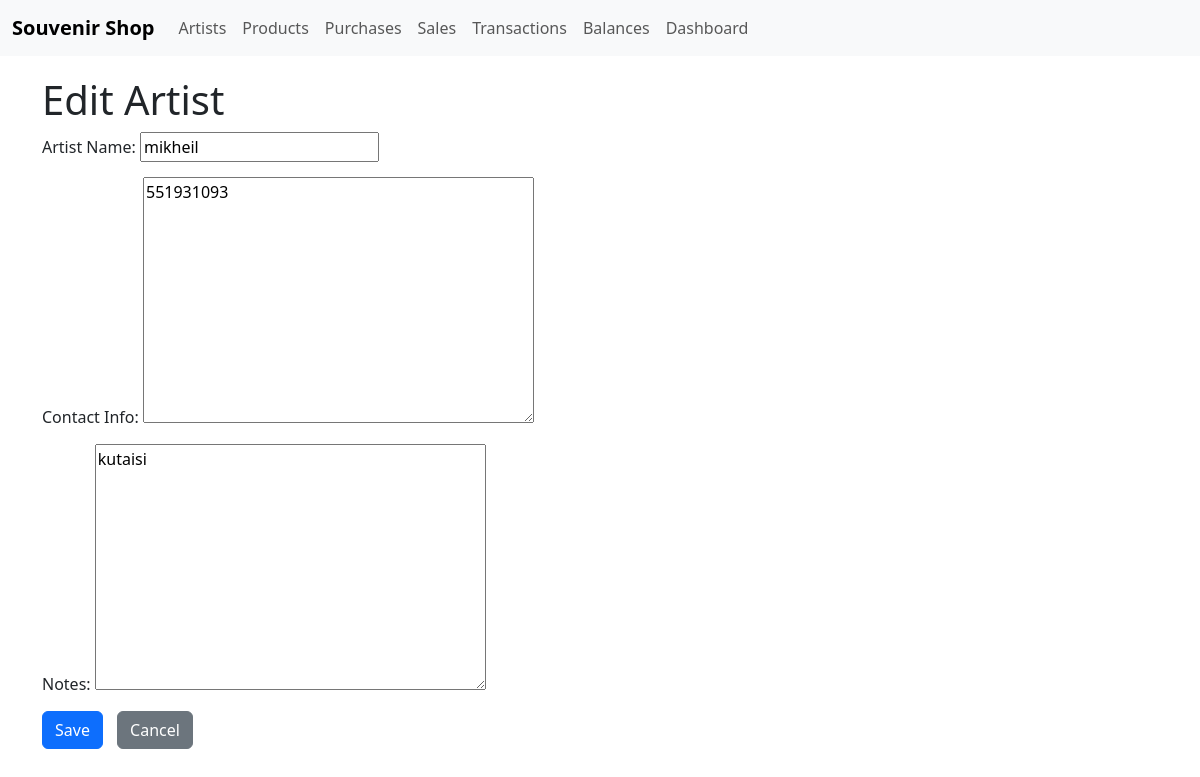
Screenshot of /shop/artists/1/edit/ with the database file from the repository.
### shop/models.py (models this page shows, shortened)
class Artist(models.Model):
    name = models.CharField(max_length=200, verbose_name="Artist Name")
    contact_information = models.TextField(verbose_name="Contact Info")
    notes = models.TextField(blank=True, null=True, verbose_name="Notes")
    class Meta:
        verbose_name = "Artist"
        verbose_name_plural = "Artists"

### shop/views.py (the view)
# urls.py: path('artists/<int:pk>/edit/', views.artist_update, name='artist_update'),
def artist_update(request, pk):
    artist = get_object_or_404(Artist, pk=pk)
    if request.method == 'POST':
        form = ArtistForm(request.POST, instance=artist)
        if form.is_valid():
            form.save()
            return redirect('shop:artist_list')
    else:
        form = ArtistForm(instance=artist)
    return render(request, 'shop/artist_form.html', {'form': form, 'title': 'Edit Artist'})

### shop/forms.py
class ArtistForm(forms.ModelForm):
    class Meta:
        model = Artist
        fields = ['name', 'contact_information', 'notes']

### shop/templates/shop/artist_form.html (shortened to what this page needs)
{% extends 'shop/base.html' %}
{% block content %}
    <h1>{{ title }}</h1>
    <form method="post">
        <div class="form-group">
            {{ form.name.label_tag }}
            {{ form.name }}
        </div>
        <div class="form-group">
            {{ form.contact_information.label_tag }}
            {{ form.contact_information }}
        </div>
        <div class="form-group">
            {{ form.notes.label_tag }}
            {{ form.notes }}
        </div>
        <button type="submit" class="btn btn-primary">Save</button>
        <a href="{% url 'shop:artist_list' %}" class="btn btn-secondary">Cancel</a>
    </form>
{% endblock %}

### shop/templates/shop/base.html (style rules this page uses)
.form-group { margin-bottom: 15px; }
.btn-primary { margin-right: 10px; }

### rows the page displays
Artist: name "mikheil", contact_information "551931093", notes "kutaisi"

### other values shown
{{ title }} "Edit Artist"
